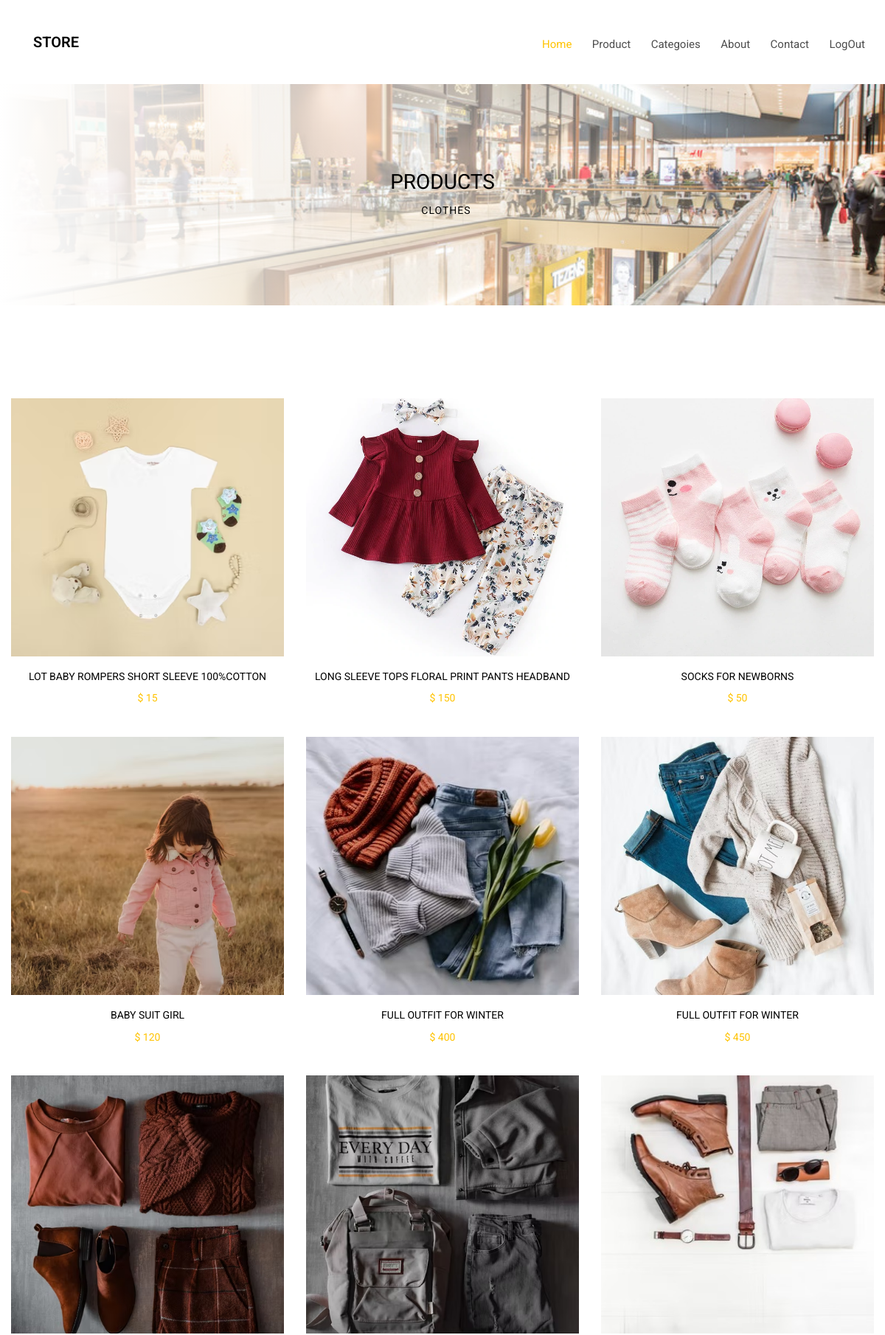
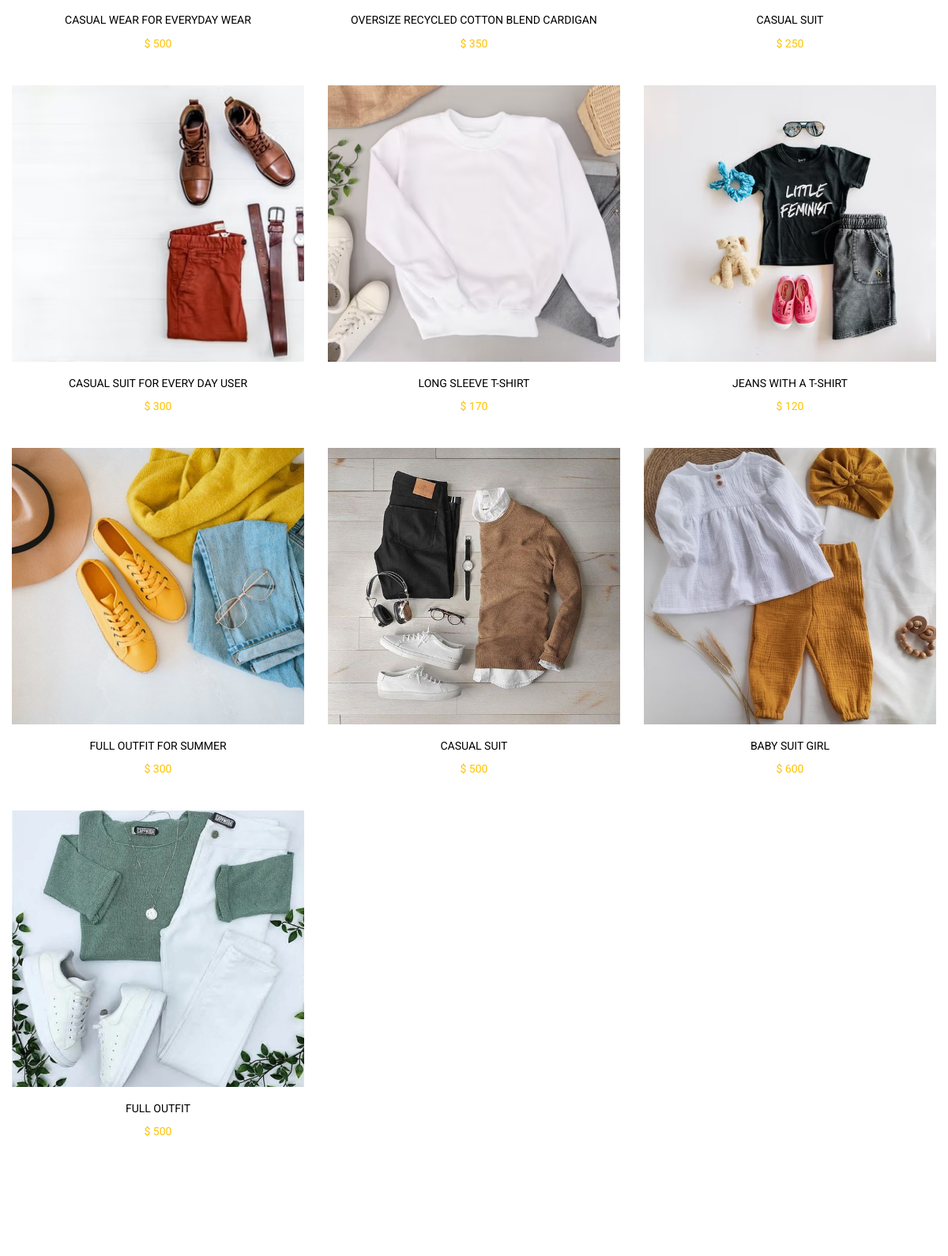
The page /search_product.php (signed in, upper part) on the database its author committed (2 pictures, top to bottom).
### tables this page shows
CREATE TABLE `clothes` (
  `id` int(11) NOT NULL,
  `title` varchar(255) NOT NULL,
  `description` varchar(255) NOT NULL,
  `price` int(11) NOT NULL,
  `color` varchar(255) NOT NULL,
  `size` varchar(255) NOT NULL,
  `featured` varchar(255) NOT NULL,
  `active` varchar(255) NOT NULL,
  `cat_id` int(11) NOT NULL,
  `image_name` varchar(255) NOT NULL
);

### search_product.php (the view, shortened to what this page needs)
<?php include "layouts/menu.php";
?>
    <aside id="colorlib-hero" class="breadcrumbs">
        <div class="flexslider">
            <ul class="slides">
                <li style="background-image: url(images/cover-img-1.jpg);">
                    <div class="overlay"></div>
                    <div class="container-fluid">
                        <div class="row">
                            <div class="col-md-6 col-md-offset-3 col-sm-12 col-xs-12 slider-text">
                                <div class="slider-text-inner text-center">
                                    <h1>Products</h1>
                                    <h2 class="bread"><span><a href="index.php"><?php echo $term ?></a></span> <span>Clothes</span></h2>
                                </div>
                            </div>
                        </div>
                    </div>
                </li>
            </ul>
        </div>
    </aside>
<?php
$sql = "select * from clothes where title LIKE '%$term%' or description LIKE '%$term'";
$res = mysqli_query($conn, $sql);
if($res->num_rows>0){
    ?> <div class="colorlib-shop">
    <div class="container">
    <div class="row">
    <div class="row row-pb-lg">
    <?php
    while ($row=$res->fetch_assoc()) {
        $id = $row['id'];
        $title = $row['title'];
        $price = $row['price'];
        $image_name = $row['image_name'];
        ?>
        <div class="col-md-4 text-center">
            <div class="product-entry">
                <div class="product-img" style="background-image: url('<?php echo $image_name;?>');">
                </div>
                <div class="desc">
                    <h3><a href="product-detail.php?id=<?php echo $id;?>"><?php echo $title;?></a></h3>
                    <p class="price"><span>$ <?php echo $price;?></span></p>
                </div>
            </div>
        </div>
        <?php
    }
}
?>
    </div>
    </div>
    </div>
    </div>
<?php include "layouts/footer.php"?>

### css/style.css (style rules this page uses)
body { font-family: "Roboto", Arial, sans-serif; font-weight: 300; font-size: 14px; line-height: 1.7; color: #595959; background: #fff; }
a { color: #FFC300; -webkit-transition: 0.5s; -o-transition: 0.5s; transition: 0.5s; }
p { margin-bottom: 20px; }
h1, h2, h3, h4, h5, h6, figure { color: #000; font-family: "Roboto", Arial, sans-serif; font-weight: 400; margin: 0 0 20px 0; }
#colorlib-hero { height: 650px; background: #fff url(../images/loader.gif) no-repeat center center; width: 100%; float: left; z-index: 0; margin-bottom: 9em; }
#colorlib-hero .flexslider { border: none; z-index: 1; margin-bottom: 0; }
#colorlib-hero .flexslider .slides { position: relative; overflow: hidden; }
#colorlib-hero .flexslider .slides li { background-repeat: no-repeat; background-size: cover; background-position: center center; height: 650px; position: relative; }
#colorlib-hero .flexslider .slides li .overlay { position: absolute; top: 0; bottom: 0; left: 0; right: 0; }
#colorlib-hero .flexslider .slider-text { display: table; opacity: 0; height: 650px; z-index: 9; }
#colorlib-hero .flexslider .slider-text > .slider-text-inner { display: table-cell; vertical-align: middle; height: 650px; }
#colorlib-hero .flexslider .slider-text > .slider-text-inner h1, #colorlib-hero .flexslider .slider-text > .slider-text-inner h2 { margin: 0; padding: 0; color: black; text-transform: uppercase; }
#colorlib-hero .flexslider .slider-text > .slider-text-inner h1 { color: #000; }
.breadcrumbs { height: 300px !important; }
.breadcrumbs .slides li { background-repeat: no-repeat; background-size: cover; background-position: center center; height: 300px !important; position: relative; }
.breadcrumbs .slides li .overlay { position: absolute; top: 0; bottom: 0; left: 0; right: 0; background: white; background: -moz-linear-gradient(left, white 0%, rgba(255, 255, 255, 0) 100%); background: -webkit-gradient(left top, right top, color-stop(0%, white), color-stop(100%, rgba(255, 255, 255, 0))); background: -webkit-linear-gradient(left, white 0%, rgba(255, 255, 255, 0) 100%); background: -o-linear-gradient(left, white 0%, rgba(255, 255, 255, 0) 100%); background: -ms-linear-gradient(left, white 0%, rgba(255, 255, 255, 0) 100%); background: -webkit-gradient(linear, left top, right top, from(white), to(rgba(255, 255, 255, 0))); background: linear-gradient(to right, white 0%, rgba(255, 255, 255, 0) 100%); filter: progid:DXImageTransform.Microsoft.gradient( startColorstr='#ffffff', endColorstr='#ffffff', GradientType=1 ); }
.breadcrumbs .slider-text { height: 300px !important; }
.breadcrumbs .slider-text > .slider-text-inner { height: 300px !important; }
.breadcrumbs .slider-text > .slider-text-inner h1 { font-size: 28px; }
.breadcrumbs .slider-text > .slider-text-inner .bread span { font-size: 14px; letter-spacing: 1px; margin-left: 10px; }
#colorlib-featured-product, .colorlib-shop, #colorlib-contact, #colorlib-intro, #colorlib-testimony, .colorlib-blog, #colorlib-subscribe, #colorlib-footer { padding-bottom: 9em; clear: both; }
.product-entry { margin-bottom: 40px; }
.product-entry .product-img { display: block; height: 350px; margin-bottom: 20px; position: relative; }
.product-entry .desc h3 { font-size: 20px; text-transform: uppercase; font-size: 14px; margin-bottom: 10px; }
.product-entry .desc h3 a { color: #000; }
.product-entry .desc .price span { color: #FFC300; font-weight: 400; }
.user-img, .thumb-img, .f-product-1, .f-product-2, .product-img, .intro-img, .amenities-img, .blog-img, .hotel-img { background-size: cover; background-position: center center; background-repeat: no-repeat; position: relative; }
.row-pb-lg { padding-bottom: 6em !important; }

### rows shown on the page
clothes: image_name (picture), title "LOT BABY ROMPERS SHORT SLEEVE 100%COTTON", price "15"
clothes: image_name (picture), title "LONG SLEEVE TOPS FLORAL PRINT PANTS HEADBAND", price "150"
clothes: image_name (picture), title "SOCKS FOR NEWBORNS", price "50"
clothes: image_name (picture), title "BABY SUIT GIRL", price "120"
clothes: image_name (picture), title "FULL OUTFIT FOR WINTER", price "400"
clothes: image_name (picture), title "FULL OUTFIT FOR WINTER", price "450"
clothes: image_name (picture), title "CASUAL WEAR FOR EVERYDAY WEAR", price "500"
clothes: image_name (picture), title "OVERSIZE RECYCLED COTTON BLEND CARDIGAN", price "350"
clothes: image_name (picture), title "CASUAL SUIT", price "250"
clothes: image_name (picture), title "CASUAL SUIT FOR EVERY DAY USER", price "300"
clothes: image_name (picture), title "LONG SLEEVE T-SHIRT", price "170"
clothes: image_name (picture), title "JEANS WITH A T-SHIRT", price "120"
clothes: image_name (picture), title "FULL OUTFIT FOR SUMMER", price "300"
clothes: image_name (picture), title "CASUAL SUIT", price "500"
clothes: image_name (picture), title "BABY SUIT GIRL", price "600"
clothes: image_name (picture), title "FULL OUTFIT", price "500"
